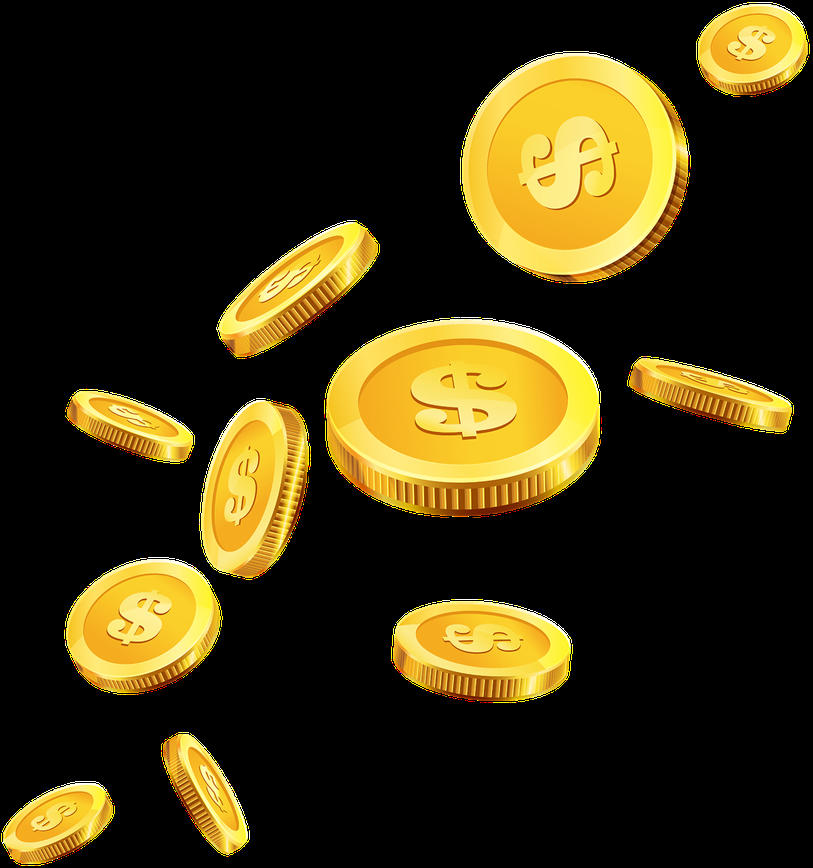
#> input picture images/coins-fundo.png, 813 x 868 px, shrunk from 1200 x 1280 before the run, found by its file name
$ jupyter execute contornos_contagem_de_objetos.ipynb
#> lines starting #> are read from the running program, lines starting #| are printed output that depends on the picture; after the words box and inside, x2 and y2 are one past the last pixel; in counts of white or black regions, pixels touching at a corner belong together
[cell 1]
import cv2
import numpy as np
import matplotlib.pyplot as plt

EXIBINDO A IMAGEM ORIGINAL E NA COR CINZA

[cell 2]
imagem_original = cv2.imread('..\images\coins-fundo.png')
#> imagem_original is the input picture: shape (868, 813, 3); mean B, G, R 16.6, 49.3, 59.9
imagem_cinza = cv2.cvtColor(imagem_original, cv2.COLOR_BGR2GRAY)
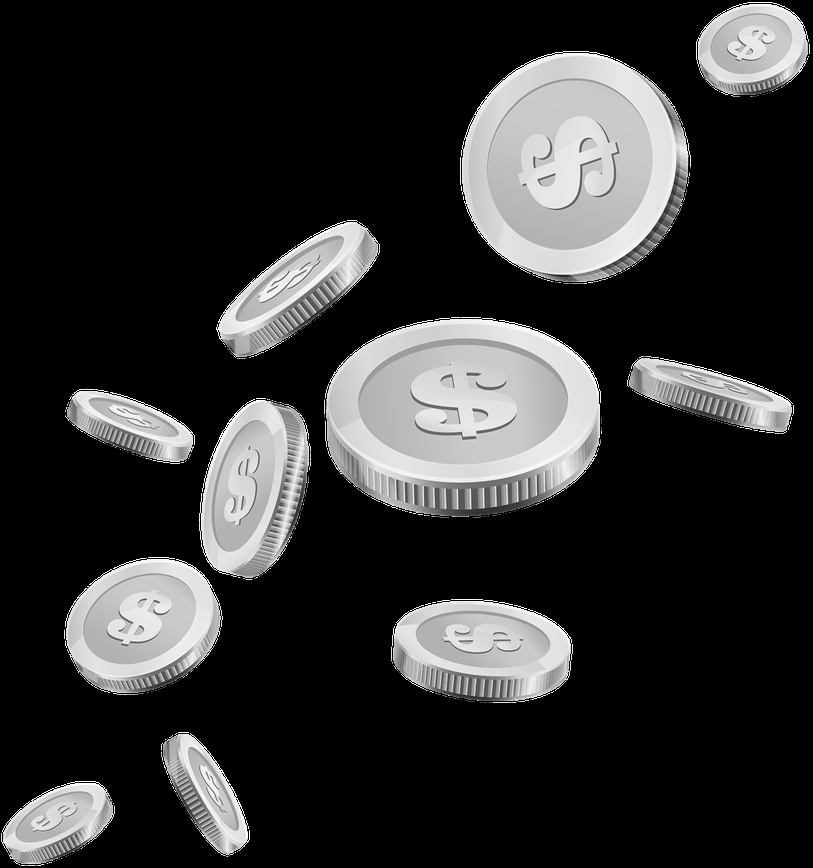
#> imagem_cinza: shape (868, 813); min 0, max 255, mean 48.8

[cell 3]
plt.figure(figsize=(10,5))
plt.subplot(1,2,1), plt.imshow(cv2.cvtColor(imagem_original, cv2.COLOR_BGR2RGB)), plt.title("Imagem Original")
plt.subplot(1,2,2), plt.imshow(imagem_cinza, cmap='gray'), plt.title("Imagem Cinza")
plt.show()
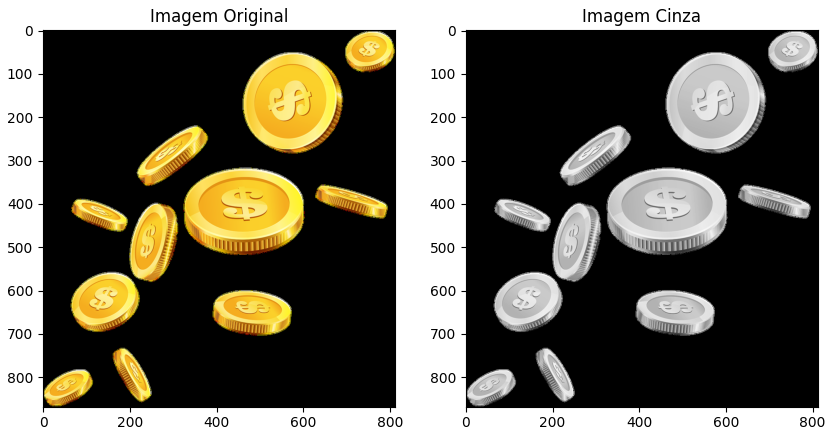
#> figure drawn by matplotlib, 2 panels

APLICANDO LIMIARIZAÇÃO

[cell 4]
_, imagem_bin = cv2.threshold(imagem_cinza, 0, 255, cv2.THRESH_BINARY + cv2.THRESH_OTSU)
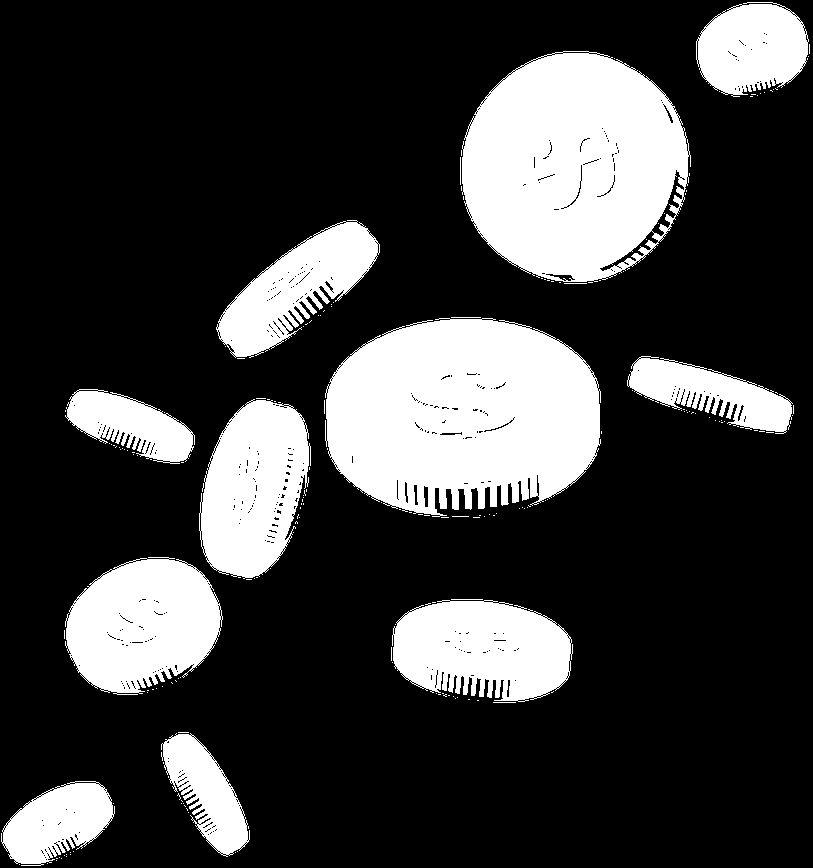
#> imagem_bin: shape (868, 813); 23.9% white; 195 white regions (179 under 20 px), largest, box (x1, y1, x2, y2) and area: (325, 318, 601, 517) 42754, (462, 51, 691, 282) 39919, (65, 557, 223, 695) 15810
kernel = np.ones((9,9), np.uint8)
imagem_bin_filtro = cv2.morphologyEx(imagem_bin, cv2.MORPH_OPEN, kernel)
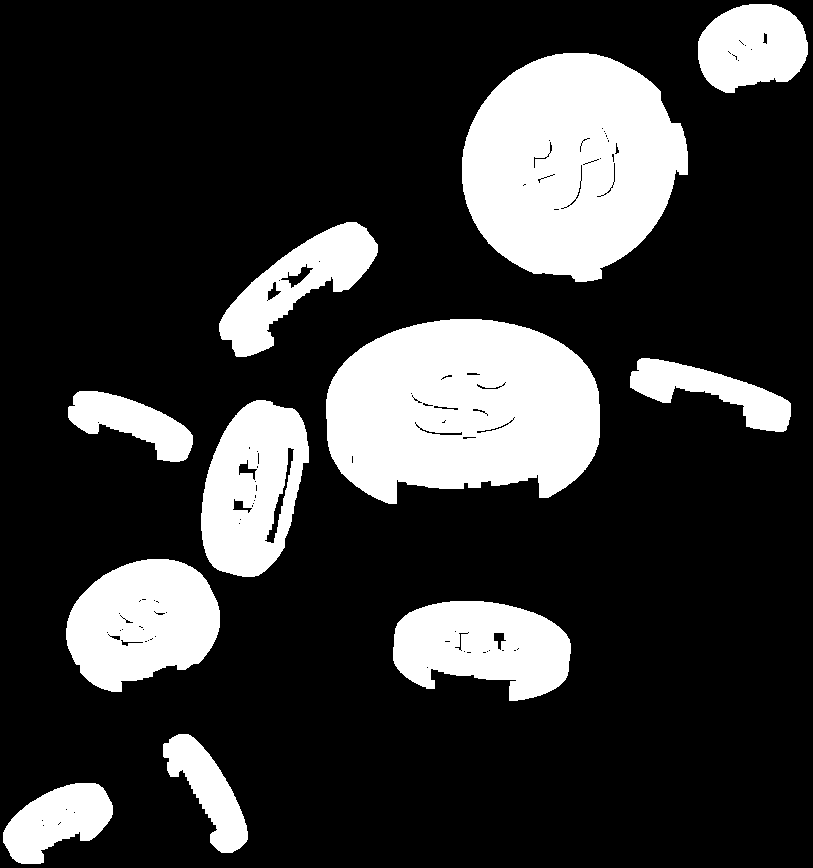
#> imagem_bin_filtro: shape (868, 813); 21.9% white; 11 white regions

plt.figure(figsize=(10,5))
plt.subplot(1, 2, 1)
plt.imshow(imagem_bin, cmap='gray')
plt.title('Imagem Limiarizada')
plt.axis('off')
plt.subplot(1, 2, 2)
plt.imshow(imagem_bin_filtro, cmap='gray')
plt.title('Imagem Limiarizada com Filtro')
plt.axis('off')
plt.show()

Detectar e Desenhar Contornos

[cell 5]
contornos, _ = cv2.findContours(imagem_bin_filtro, cv2.RETR_EXTERNAL, cv2.CHAIN_APPROX_SIMPLE)
#> contornos = 11 contours; largest, box (x1, y1, x2, y2) and area: (326, 319, 600, 504) 39892, (462, 53, 688, 282) 38186, (66, 559, 220, 692) 14781, (201, 400, 309, 577) 13902, (393, 601, 571, 701) 12708

num_objetos = len(contornos)
#> num_objetos = 11
print(f"Número de objetos detectados: {num_objetos}")
#| Número de objetos detectados: 11


imagem_contornos = imagem_original.copy()
cv2.drawContours(imagem_contornos, contornos, -1, (0,255,0), 2)
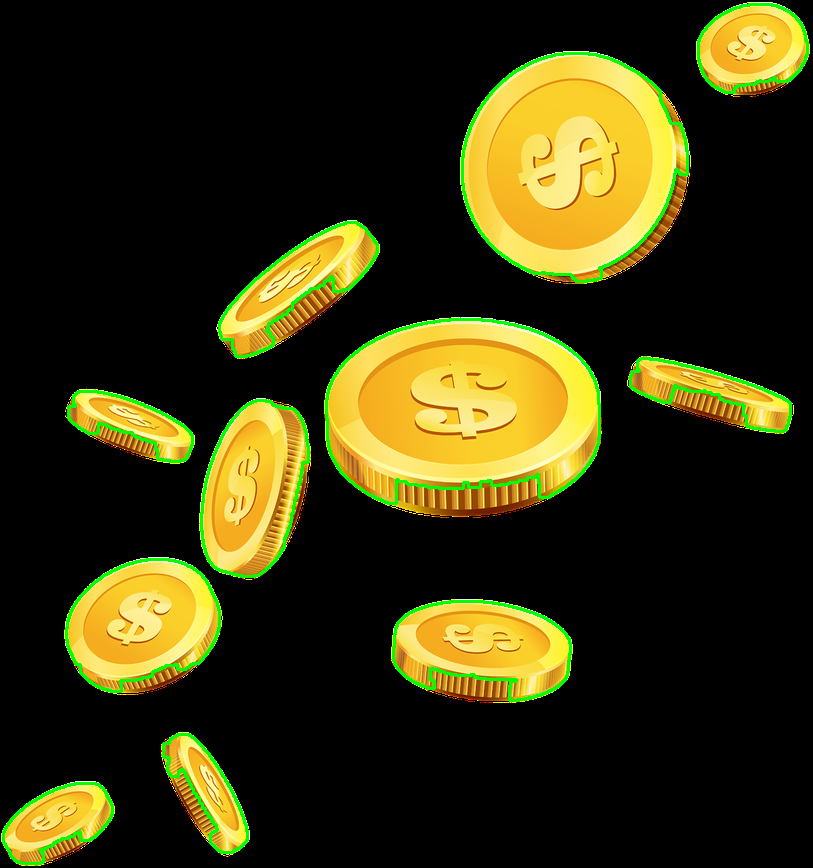
#> imagem_contornos: shape (868, 813, 3); 2.51% of pixels changed, all inside (x1, y1, x2, y2) = (2, 3, 809, 865)

plt.imshow(cv2.cvtColor(imagem_contornos, cv2.COLOR_BGR2RGB))
plt.title("Contornos Detectados")
plt.axis('off')
plt.show()
